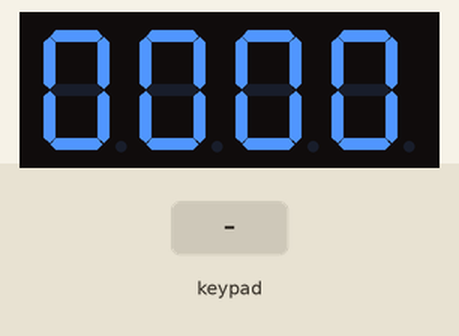
Recording of a sketch running on a simulated Arduino Mega 2560, built with avr-gcc and run on an emulated ATmega2560. On the bench: 4-digit seven-segment display. Wiring (inferred from the names in the program): 4-digit 7-segment display, segments lit when HIGH: segments pin 6, pin 7, pin 8, pin 9, pin 10, pin 11, pin 12, pin 13; digit selects pin 2, pin 3, pin 4, pin 5. Inputs (shaded band) come from the test bench. The segment pins are drawn as the display they are named for; what the sketch prints to the serial monitor is not drawn.

Above: at 1.5 s.
1.6 s: key '1' pressed
At 2.1 s:
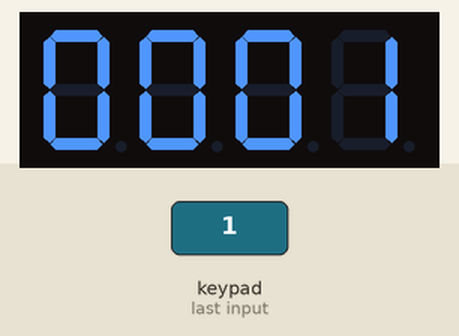
3.2 s: keypad keys 0 0 0 0 pressed 0.4 s apart
At 5.3 s:
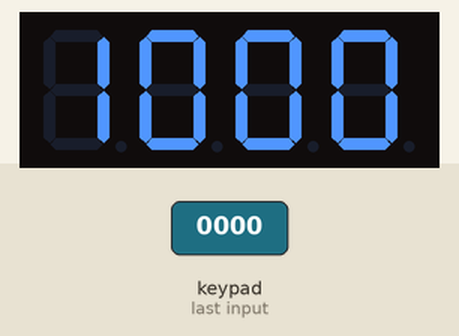
6.3 s: key '*' pressed
At 6.48 s:
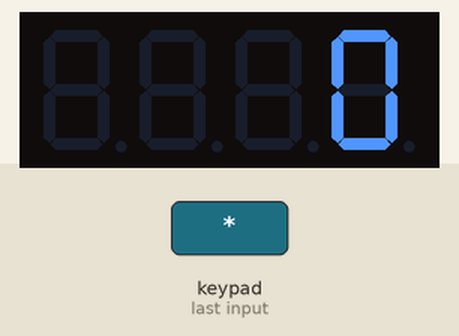
7.8 s: keypad keys 2 3 4 5 # pressed 0.4 s apart
At 10.8 s:
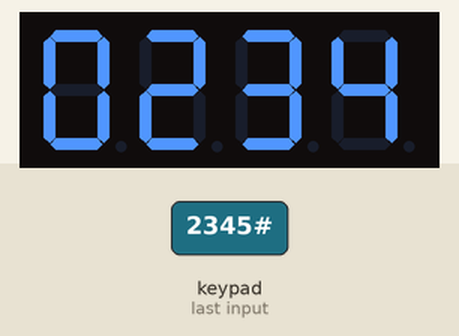
Timing chart, 0 to 12.3 s (numbered marks = the images above; inputs shaded):
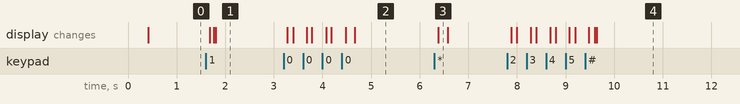

The sketch:

keypad_and_7segment_v2.ino
```cpp
#include <Keypad.h>

// 7세그먼트 4자리 표시기 (4자리 숫자만 표시하는 버전)

// 핀 설정
const int DigitPins[4] = {2, 3, 4, 5};        // Digit 제어 핀 (D1~D4)
const int SegmentPins[8] = {6, 7, 8, 9, 10, 11, 12, 13}; // a~g, dp

// 키패드 설정
const byte ROWS = 4; // 4개 행
const byte COLS = 3; // 3개 열
char keys[ROWS][COLS] = {
  {'1','2','3'},
  {'4','5','6'},
  {'7','8','9'},
  {'*','0','#'}
};
byte rowPins[ROWS] = {22, 24, 26, 28}; // 키패드 행 핀
byte colPins[COLS] = {30, 32, 34};     // 키패드 열 핀
Keypad keypad = Keypad(makeKeymap(keys), rowPins, colPins, ROWS, COLS);

// 논리값 정의 (공통 애노드 기준)
const bool DigitOn  = LOW;
const bool DigitOff = HIGH;
const bool SegOn    = HIGH;
const bool SegOff   = LOW;

// 숫자 배열 (a, b, c, d, e, f, g, dp)
const bool NUMBERS[10][8] = {
  {1, 1, 1, 1, 1, 1, 0, 0},    // 0
  {0, 1, 1, 0, 0, 0, 0, 0},    // 1
  {1, 1, 0, 1, 1, 0, 1, 0},    // 2
  {1, 1, 1, 1, 0, 0, 1, 0},    // 3
  {0, 1, 1, 0, 0, 1, 1, 0},    // 4
  {1, 0, 1, 1, 0, 1, 1, 0},    // 5
  {1, 0, 1, 1, 1, 1, 1, 0},    // 6
  {1, 1, 1, 0, 0, 0, 0, 0},    // 7
  {1, 1, 1, 1, 1, 1, 1, 0},    // 8
  {1, 1, 1, 1, 0, 1, 1, 0}     // 9
};

// 표시할 값 저장용 배열
bool displayData[4][8] = {0};  // 4자리 x 8세그먼트

// 현재 표시 중인 숫자 (문자열)
char displayNumber[5] = "0000";

// 입력된 숫자 자릿수 카운터 (0-4)
int digitCount = 0;

// 디버그 모드 설정
const bool DEBUG = true;

// 라즈베리 파이 통신 설정
const char START_MARKER = '<';
const char END_MARKER = '>';

void setup() {
  Serial.begin(9600);

  // 모든 핀 초기화
  initializePins();

  // 초기 화면: "0000"
  setDisplayNumber("0000");

  // 시작 메시지 출력
  printStartupMessage();
}

void loop() {
  // 키패드 입력 처리
  char key = keypad.getKey();

  if (key) {
    processKeyInput(key);
  }

  // 디스플레이 업데이트
  updateDisplay();
}

// 핀 초기화 함수
void initializePins() {
  // 모든 디지트 핀 초기화
  for(int i=0; i<4; i++) {
    pinMode(DigitPins[i], OUTPUT);
    digitalWrite(DigitPins[i], DigitOff); // 모든 디지트 비활성화
  }

  // 모든 세그먼트 핀 초기화
  for(int i=0; i<8; i++) {
    pinMode(SegmentPins[i], OUTPUT);
    digitalWrite(SegmentPins[i], SegOff); // 모든 세그먼트 끄기
  }
}

// 시작 메시지 출력 함수
void printStartupMessage() {
  Serial.println("============================================");
  Serial.println("7세그먼트 4자리 표시기 + 키패드 입력 시스템");
  Serial.println("============================================");
  Serial.println("사용 방법:");
  Serial.println("- 숫자 키(0-9): 숫자 입력 (최대 4자리)");
  Serial.println("- * 키: 확인 (현재 값 전송 후 초기화)");
  Serial.println("- # 키: 백스페이스 (마지막 숫자 삭제)");
  Serial.println("============================================");
  Serial.println("현재 표시 값: 0000");
  Serial.println("============================================");
}

// 키패드 입력 처리
void processKeyInput(char key) {
  printKeyInputInfo(key);

  if(key >= '0' && key <= '9') {
    // 숫자 키: 4자리가 모두 입력되지 않은 경우에만 처리
    if(digitCount < 4) {
      // 숫자 추가 (오른쪽에서 왼쪽으로 이동)
      shiftNumbersLeft();
      displayNumber[3] = key;
      digitCount++;

      Serial.print("숫자 입력: ");
      Serial.println(key);
    } else {
      Serial.println("이미 4자리가 모두 입력되었습니다. 더 이상 입력할 수 없습니다.");
    }
  } else if(key == '*') {
    // * 키: 확인 (현재 값 전송 후 초기화)
    sendCurrentValue();
    resetDisplay();
  } else if(key == '#') {
    // # 키: 백스페이스 (마지막 숫자 삭제)
    if(digitCount > 0) {
      // 마지막 숫자 삭제 (오른쪽에서 왼쪽으로)
      shiftNumbersRight();
      displayNumber[0] = '0';
      digitCount--;
      Serial.println("백스페이스 실행: 마지막 숫자 삭제");
    } else {
      Serial.println("삭제할 숫자가 없습니다.");
    }
  }

  // 디스플레이 업데이트
  setDisplayNumber(displayNumber);

  // 현재 표시 값 출력
  printCurrentValue();
}

// 키 입력 정보 출력 함수
void printKeyInputInfo(char key) {
  Serial.println("--------------------------------------------");
  Serial.print("키 입력: ");
  Serial.println(key);
}

// 현재 표시 값 출력 함수
void printCurrentValue() {
  Serial.print("현재 표시 값: ");
  Serial.println(displayNumber);

  // 숫자 값으로 변환하여 출력
  int numericValue = atoi(displayNumber);
  Serial.print("숫자 값: ");
  Serial.println(numericValue);
  Serial.print("입력된 자릿수: ");
  Serial.println(digitCount);
  Serial.println("--------------------------------------------");
}

// 현재 값 전송
void sendCurrentValue() {
  int numericValue = atoi(displayNumber);

  Serial.println(">> 확인 버튼 누름: 값 전송");

  // 라즈베리 파이로 데이터 전송
  sendDataToRaspberryPi(numericValue);

  Serial.println(">> 디스플레이 초기화");
}

// 라즈베리 파이로 데이터 전송 함수
void sendDataToRaspberryPi(int value) {
  // 시작 마커 전송
  Serial.print(START_MARKER);

  // 데이터 전송
  Serial.print(value);

  // 종료 마커 전송
  Serial.println(END_MARKER);

  // 디버그 정보 출력
  if(DEBUG) {
    Serial.print("라즈베리 파이로 전송된 데이터: ");
    Serial.print(START_MARKER);
    Serial.print(value);
    Serial.print(END_MARKER);
    Serial.println();
  }
}

// 디버그 정보 출력
void printDebugInfo() {
  Serial.println("현재 디스플레이 상태:");
  for(int digit = 0; digit < 4; digit++) {
    Serial.print("Digit ");
    Serial.print(digit);
    Serial.print(": ");
    for(int seg = 0; seg < 8; seg++) {
      Serial.print(displayData[digit][seg]);
    }
    Serial.println();
  }
  Serial.println();
}

// 숫자를 왼쪽으로 시프트
void shiftNumbersLeft() {
  for(int i = 0; i < 3; i++) {
    displayNumber[i] = displayNumber[i + 1];
  }
}

// 숫자를 오른쪽으로 시프트
void shiftNumbersRight() {
  for(int i = 3; i > 0; i--) {
    displayNumber[i] = displayNumber[i - 1];
  }
}

// 디스플레이 리셋 (0000)
void resetDisplay() {
  clearDisplayNumber();
  digitCount = 0;
}

// 디스플레이 숫자 초기화 (모두 0으로)
void clearDisplayNumber() {
  for(int i = 0; i < 4; i++) {
    displayNumber[i] = '0';
  }
  displayNumber[4] = '\0';
}

// 숫자 문자열을 디스플레이에 설정
void setDisplayNumber(const char* numStr) {
  // 모든 디스플레이 데이터 초기화
  clearDisplay();

  // 각 자리 숫자 설정
  for(int i = 0; i < 4; i++) {
    char c = numStr[i];

    if(c >= '0' && c <= '9') {
      // 숫자 0-9
      setDigitNumber(i, c - '0');
    } else {
      // 인식할 수 없는 문자는 0으로 표시
      setDigitNumber(i, 0);
    }
  }
}

// 디스플레이 데이터 초기화
void clearDisplay() {
  for(int digit = 0; digit < 4; digit++) {
    for(int seg = 0; seg < 8; seg++) {
      displayData[digit][seg] = 0;
    }
  }
}

// 특정 자리에 숫자 설정
void setDigitNumber(int digit, int number) {
  // 범위 검사
  if(digit < 0 || digit > 3 || number < 0 || number > 9) return;

  // 숫자 패턴 복사
  for(int seg = 0; seg < 8; seg++) {
    displayData[digit][seg] = NUMBERS[number][seg];
  }
}

// 디스플레이 업데이트 (멀티플렉싱)
void updateDisplay() {
  // 각 디지트 순차적으로 활성화
  for(int digit = 0; digit < 4; digit++) {
    // 모든 디지트 비활성화
    for(int i = 0; i < 4; i++) {
      digitalWrite(DigitPins[i], DigitOff);
    }

    // 모든 세그먼트 끄기 (고스팅 방지)
    for(int seg = 0; seg < 8; seg++) {
      digitalWrite(SegmentPins[seg], SegOff);
    }

    // 현재 디지트의 세그먼트 설정
    for(int seg = 0; seg < 8; seg++) {
      digitalWrite(SegmentPins[seg], displayData[digit][seg] ? SegOn : SegOff);
    }

    // 현재 디지트 활성화
    digitalWrite(DigitPins[digit], DigitOn);

    // 짧은 지연 (멀티플렉싱 타이밍)
    delay(2);
  }
}
```

Measured:
- after the input at 1.6 s, the display: first changes after 0.08 s (image 1 shows a later state)
- after the input at 3.2 s, the display: first changes after 0.08 s (image 2 shows a later state)
- after the input at 6.3 s, the display: changes after 0.08 s (image 3)
- after the input at 7.8 s, the display: first changes after 0.08 s (image 4 shows a later state)
